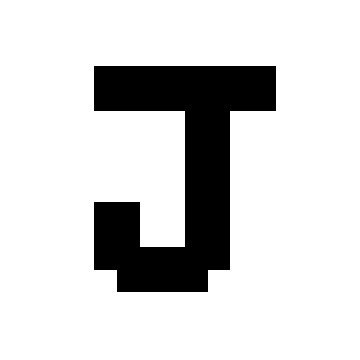
#> input picture python.afs.sxl/pre-准备性代码/J.png, 360 x 360 px, found by its file name
$ jupyter execute '示例6-30.ipynb'
#> lines starting #> are read from the running program, lines starting #| are printed output that depends on the picture; after the words box and inside, x2 and y2 are one past the last pixel; in counts of white or black regions, pixels touching at a corner belong together
# 铺垫
来自示例6-26

[cell 1]
from PIL import Image
import io
from urllib import request
import matplotlib.pyplot as plt
import numpy as np
url = 'https://raw.githubusercontent.com/MachineIntellect/DeepLearner/master/J.png'
resp = request.urlopen(url)
s = resp.read()
imgG = Image.open(io.BytesIO(s)).convert('L')
#> imgG: PIL image 360x360 L; 83.4% white; 1 black region, box (x1, y1, x2, y2) and area: (94, 66, 276, 292) 21510
img_data = np.asarray(imgG)
filter3 = np.array([[1,1,1],
          [0,0,0],
          [-1,-1,-1]])
def conv2D(x,kernel):
    (n_H_prev, n_W_prev) = x.shape
#> n_H_prev = 360; n_W_prev = 360
    (f, f) = kernel.shape
    n_H = n_H_prev - f + 1
#> n_H = 358
    n_W = n_W_prev - f + 1
#> n_W = 358
    Z = np.zeros((n_H, n_W))
    for h in range(n_H):
        for w in range(n_W):
            vert_start = h
            vert_end = vert_start + f
            horiz_start = w
            horiz_end = horiz_start + f
            a_slice_prev = img_data[vert_start:vert_end, horiz_start:horiz_end]
            mat = np.multiply(a_slice_prev, kernel)
            Z[h, w] = np.sum(mat)
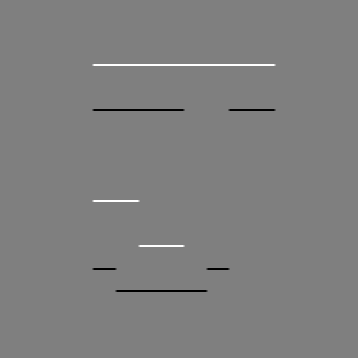
#> Z: shape (358, 358) float64; min -765, max 765, mean 0; drawn with min black and max white
    return Z
Zh = conv2D(img_data, filter3)
Zv = conv2D(img_data, filter3.T)
#> after the loop in conv2D (call 2), `for h in range(n_H):`:
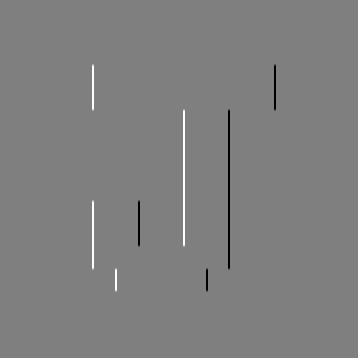
#> Z: shape (358, 358) float64; min -765, max 765, mean 0; drawn with min black and max white

# 示例6-30

[cell 2]
a = plt.imshow(Zh, cmap='gray')
plt.grid(False)
plt.show()
a.get_clim()
#> Out = (-765, 765)

[cell 3]
ax0=plt.imshow(img_data, cmap='gray')
plt.grid(False)
plt.show()
ax0.get_clim()
#> Out = (0, 255)
